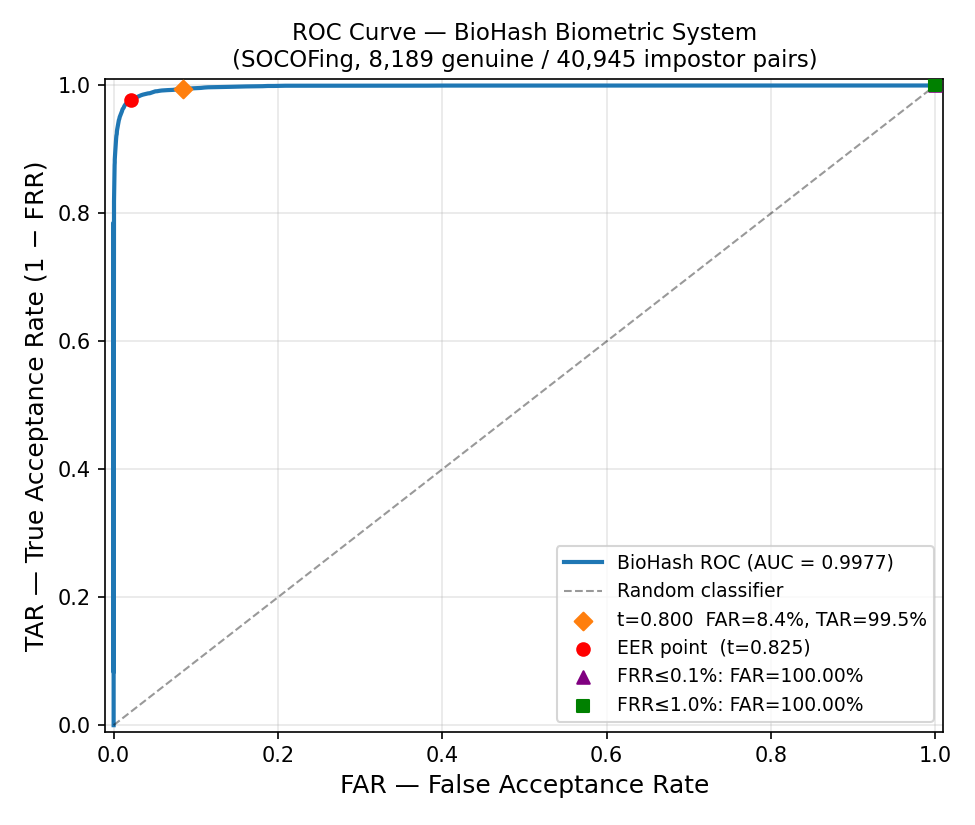

Python code for this plot:
"""
fig10_roc_curve.py
ROC curve: TAR (True Acceptance Rate = 1-FRR) vs FAR.
"""
import numpy as np
import matplotlib
matplotlib.use("Agg")
import matplotlib.pyplot as plt
from sklearn.metrics import auc

rng = np.random.default_rng(42)
genuine_scores  = np.clip(rng.normal(0.9089, 0.0416, 8189),  0.7383, 0.9961)
impostor_scores = np.clip(rng.normal(0.7461, 0.0385, 40945), 0.5820, 0.8750)

thresholds = np.linspace(0.50, 1.00, 500)
far = np.array([np.mean(impostor_scores >= t) for t in thresholds])
frr = np.array([np.mean(genuine_scores  <  t) for t in thresholds])
tar = 1.0 - frr   # True Acceptance Rate

# Sort by FAR ascending for AUC
order = np.argsort(far)
far_s, tar_s = far[order], tar[order]
roc_auc = auc(far_s, tar_s)

# Key operating points
op_idx  = np.argmin(np.abs(thresholds - 0.800))
eer_idx = np.argmin(np.abs(far - frr))

fig, ax = plt.subplots(figsize=(6.5, 5.5))

ax.plot(far_s, tar_s, color="#1f77b4", lw=2,
        label=f"BioHash ROC (AUC = {roc_auc:.4f})")
ax.plot([0, 1], [0, 1], "k--", lw=1, alpha=0.4, label="Random classifier")

# Operating point
ax.scatter([far[op_idx]], [tar[op_idx]], color="#ff7f0e", marker="D", zorder=5,
           label=f"t=0.800  FAR={far[op_idx]*100:.1f}%, TAR={tar[op_idx]*100:.1f}%")

# EER point
ax.scatter([far[eer_idx]], [tar[eer_idx]], color="red", zorder=5,
           label=f"EER point  (t={thresholds[eer_idx]:.3f})")

# ISO operating points
for frr_target, marker, color in [(0.001, "^", "purple"), (0.01, "s", "green")]:
    valid = np.where(frr <= frr_target)[0]
    if len(valid):
        idx = valid[0]
        ax.scatter([far[idx]], [tar[idx]], marker=marker, color=color, zorder=5,
                   label=f"FRR≤{frr_target*100:.1f}%: FAR={far[idx]*100:.2f}%")

ax.set_xlabel("FAR — False Acceptance Rate", fontsize=12)
ax.set_ylabel("TAR — True Acceptance Rate (1 − FRR)", fontsize=12)
ax.set_title("ROC Curve — BioHash Biometric System\n"
             "(SOCOFing, 8,189 genuine / 40,945 impostor pairs)", fontsize=11)
ax.legend(fontsize=9)
ax.set_xlim(-0.01, 1.01)
ax.set_ylim(-0.01, 1.01)
ax.grid(True, alpha=0.3)

plt.tight_layout()
out = "diagrams/fig10_roc_curve.png"
plt.savefig(out, dpi=150)
print(f"Saved {out}")
